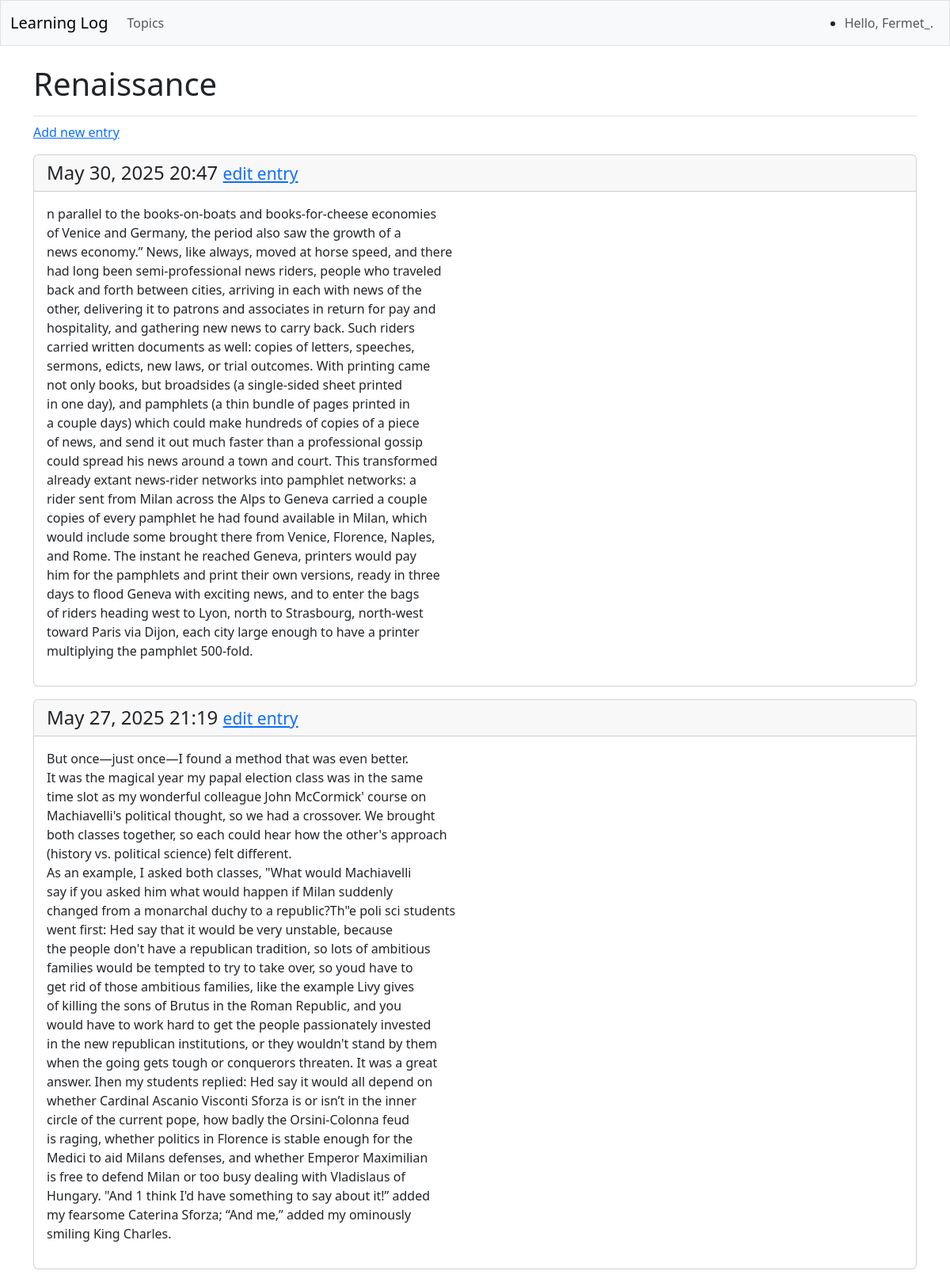
The app's page /topics/6/ (signed in) with its own data.
### learning_logs/models.py (models this page shows, shortened)
class Topic(models.Model):
    text = models.CharField(max_length=200)
    date_added = models.DateTimeField(auto_now_add=True)
    owner = models.ForeignKey(User, on_delete=models.CASCADE)

class Entry(models.Model):
    topic = models.ForeignKey(Topic, on_delete=models.CASCADE)
    text = models.TextField()
    date_added = models.DateTimeField(auto_now_add=True)
    class Meta:
        verbose_name_plural = 'entries'

### learning_logs/views.py (the view)
# urls.py: path('topics/<int:topic_id>/', views.topic, name='topic'),
@login_required
def topic(request, topic_id):
    topic = Topic.objects.get(id=topic_id)
    check_topic_owner(topic, request)
    entries = topic.entry_set.order_by('-date_added')
    context = {'topic': topic, 'entries': entries}
    return render(request, 'learning_logs/topic.html', context)

### learning_logs/views.py (called while the page is built)
def check_topic_owner(topic, request):
    if topic.owner != request.user:
        raise Http404("You do not have permission to view this topic.")

### learning_logs/templates/learning_logs/topic.html (shortened to what this page needs)
{% extends 'learning_logs/base.html'%}
{% block page_header %}
  <h1>{{ topic.text}}</h1>
{% endblock page_header %}
{% block content %}
    <p>
        <a href="{% url 'learning_logs:new_entry' topic.id %}">Add new entry</a>
    </p>
        {% for entry in entries %}
            <div class="card mb-3">
                <h4 class="card-header">
                    {{ entry.date_added|date:'M d, Y H:i'  }}
                    <small><a href="{% url 'learning_logs:edit_entry' entry.id %}">
                        edit entry</a></small>
                </h4>
                 <div class="card-body">{{ entry.text|linebreaks}}</div>
            </div>
        {% empty %}
            <p>There are no entries for this topic yet.</p>
        {% endfor %}
{% endblock content %}

### learning_logs/templates/learning_logs/base.html (shortened to what this page needs)
<!doctype html>
<html lang="en">
<head>
    {% load django_bootstrap5 %}
    {% bootstrap_css %}
</head>
<body>
    <nav class="navbar navbar-expand-md navbar-light bg-light mb-4 border">
        <div class="container-fluid">
            <a class="navbar-brand" href="{% url 'learning_logs:index' %}">
                Learning Log</a>
            <div class="collapse navbar-collapse" id="navbarCollapse">
                <ul class="navbar-nav me-auto md-2 md-md-0">
                    <li class="nav-item">
                        <a class="nav-link" href="{% url 'learning_logs:topics' %}">
                            Topics</a></li>
                </ul>
                 <ul class="navbar-uav ms-auto mb-2 mb-md-0">
                    {% if user.is_authenticated %}
                        <li class="nav-item">
                            <span class="navbar-text me-2">Hello, {{ user.username}}.
                            </span></li>
                    {% endif %}
                </ul>
            </div>
        </div>
    </nav>
    <main class="container">
        <div class="pb-2 mb-2 border-bottom">
            {% block page_header %}{% endblock page_header %}
        </div>
        {% block content%}{% endblock content %}
    </main>
</body>
</html>

### records on screen
Topic: text "Renaissance"
Entry: date_added "May 30, 2025 20:47", text "n parallel to the books-on-boats and books-for-cheese economies of Venice and Germany, the period also saw the growth of a news economy.” News, like always, moved at horse speed, and there had long been semi-professional news riders, people who traveled back and forth between cities, arriving in each with news of the other, delivering it to patrons and associates in return for pay and hospitality, and gathering new news to carry back. Such riders carried written documents as well: copies of letters, speeches, sermons, edicts, new laws, or trial outcomes. With printing came not only books, but broadsides (a single-sided sheet printed in one day), and pamphlets (a thin bundle of pages printed…"
Entry: date_added "May 27, 2025 21:19", text "But once—just once—I found a method that was even better. It was the magical year my papal election class was in the same time slot as my wonderful colleague John McCormick' course on Machiavelli's political thought, so we had a crossover. We brought both classes together, so each could hear how the other's approach (history vs. political science) felt different. As an example, I asked both classes, \"What would Machiavelli say if you asked him what would happen if Milan suddenly changed from a monarchal duchy to a republic?Th\"e poli sci students went first: Hed say that it would be very unstable, because the people don't have a republican tradition, so lots of ambitious families would be…"

### other values on screen
{{ user.username }} "Fermet_"
